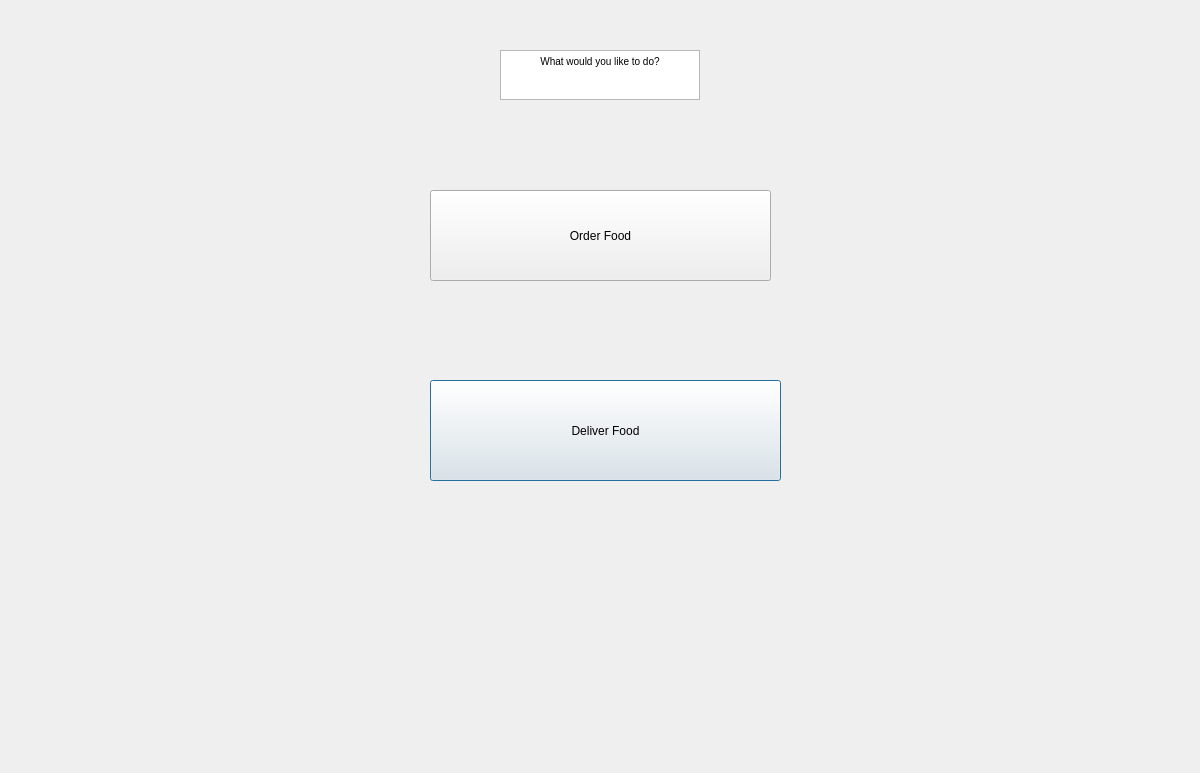
<?xml version="1.0" encoding="UTF-8"?>
<ui version="4.0">
 <class>Dialog</class>
 <widget class="QDialog" name="Dialog">
  <property name="geometry">
   <rect>
    <x>0</x>
    <y>0</y>
    <width>1200</width>
    <height>773</height>
   </rect>
  </property>
  <property name="windowTitle">
   <string>Dialog</string>
  </property>
  <widget class="QWidget" name="widget" native="true">
   <property name="geometry">
    <rect>
     <x>0</x>
     <y>0</y>
     <width>1200</width>
     <height>800</height>
    </rect>
   </property>
   <widget class="QTextBrowser" name="textBrowser">
    <property name="geometry">
     <rect>
      <x>500</x>
      <y>50</y>
      <width>200</width>
      <height>50</height>
     </rect>
    </property>
    <property name="html">
     <string>&lt;!DOCTYPE HTML PUBLIC &quot;-//W3C//DTD HTML 4.0//EN&quot; &quot;http://www.w3.org/TR/REC-html40/strict.dtd&quot;&gt;
&lt;html&gt;&lt;head&gt;&lt;meta name=&quot;qrichtext&quot; content=&quot;1&quot; /&gt;&lt;style type=&quot;text/css&quot;&gt;
p, li { white-space: pre-wrap; }
&lt;/style&gt;&lt;/head&gt;&lt;body style=&quot; font-family:'MS Shell Dlg 2'; font-size:7.8pt; font-weight:400; font-style:normal;&quot;&gt;
&lt;p align=&quot;center&quot; style=&quot; margin-top:0px; margin-bottom:0px; margin-left:0px; margin-right:0px; -qt-block-indent:0; text-indent:0px;&quot;&gt;What would you like to do?&lt;/p&gt;&lt;/body&gt;&lt;/html&gt;</string>
    </property>
   </widget>
   <widget class="QPushButton" name="runnerBTN">
    <property name="geometry">
     <rect>
      <x>430</x>
      <y>380</y>
      <width>351</width>
      <height>101</height>
     </rect>
    </property>
    <property name="text">
     <string>Deliver Food</string>
    </property>
   </widget>
   <widget class="QPushButton" name="customerBTN">
    <property name="geometry">
     <rect>
      <x>430</x>
      <y>190</y>
      <width>341</width>
      <height>91</height>
     </rect>
    </property>
    <property name="text">
     <string>Order Food</string>
    </property>
   </widget>
  </widget>
 </widget>
 <resources/>
 <connections/>
</ui>
